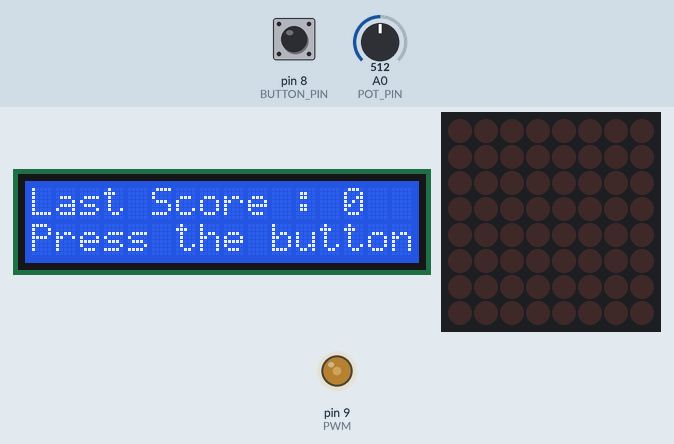
The sketch below on a simulated Arduino Uno, built with avr-gcc and run on an emulated ATmega328P. Shown: 16×2 character LCD, 8×8 LED matrix, output pins drawn as LEDs (lit = HIGH). The inputs (shaded band) are chosen by the test bench; at power-on: pin 8 (BUTTON_PIN) LOW, A0 (POT_PIN) = 512. Random numbers use the default seed unless the sketch sets one.

Above: at 1.2 s.
1.3 s: pin 8 (BUTTON_PIN) pulled HIGH for 0.15 s
At 1.6 s:
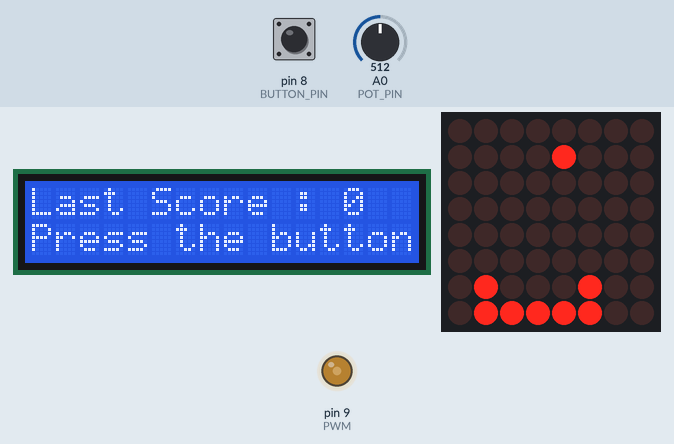
4.4 s: A0 (POT_PIN) set to 274
7.4 s: A0 (POT_PIN) set to 242
At 9.1 s:
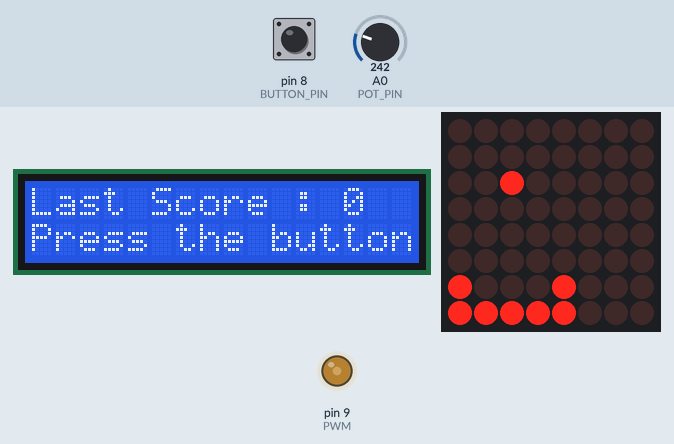
10.4 s: A0 (POT_PIN) set to 716
At 13.1 s:
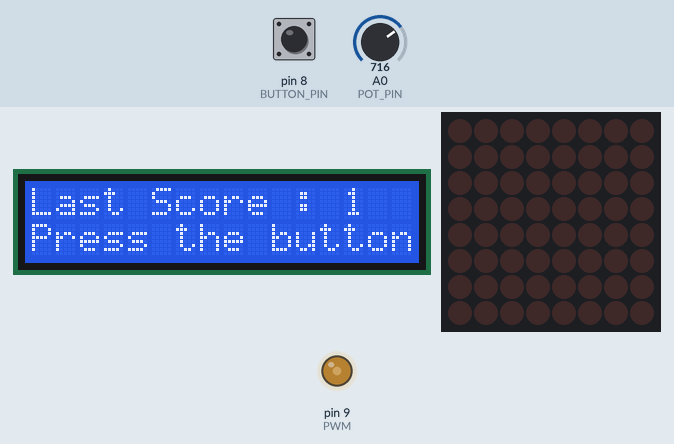
13.4 s: pin 8 (BUTTON_PIN) pulled HIGH for 1 s
At 14.2 s:
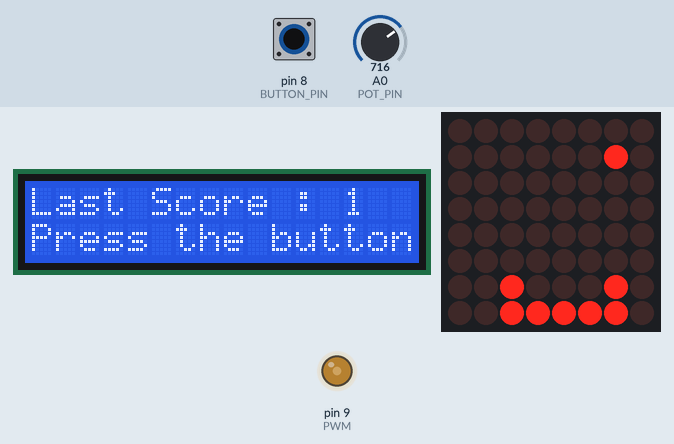
17.4 s: pin 8 (BUTTON_PIN) pulled HIGH for 3.2 s
At 19.2 s:
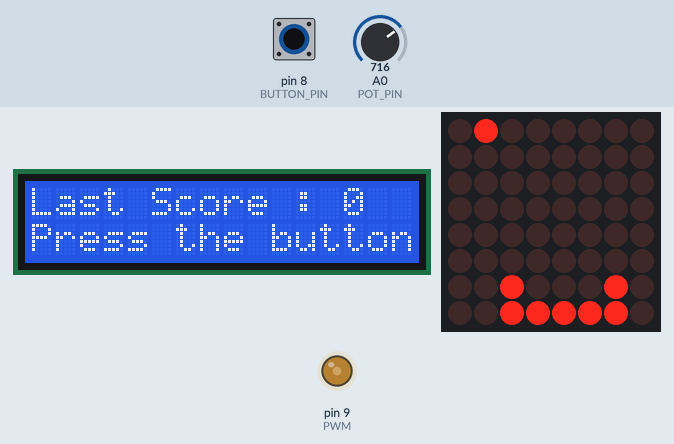
Timing chart, 0 to 20.7 s (numbered marks = the images above; inputs shaded):
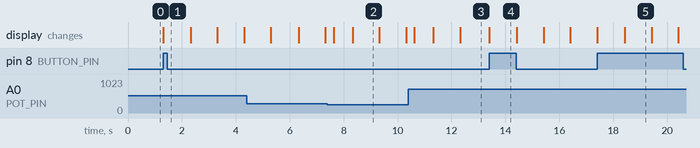

Measured:
- the behaviour switches between 257 and 256 on A0 (POT_PIN) (found by bisection; images 1 and 2)
- after the input at 1.3 s, the display: changes at once (image 1)
- after the input at 13.4 s, the display: changes at once (image 4)
- what the display in image 2 shows lasts 1.0 s, from 8.3 s to 9.3 s

The sketch:

Tema_Matrice.ino
```cpp
#include "LedControl.h" //  need the library
#include <LiquidCrystal.h>
#include <time.h>
#include <EEPROM.h>

#define CLK_PIN 11
#define MAX7219_1 12
#define LOAD_PIN 10
#define NR_DRIVER 1
#define POT_PIN A0
#define BUTTON_PIN 8
#define INITIAL_BOARDLENGHT 4
#define LIMIT_LINE 6
#define START_INDEX 0
#define SCREEN_DIMENSION 9
#define SPEED_INCREASE_NUMBER 5
#define LENGHT_DECREASE_NUMBER 10
#define MARGIN 8
#define START 0
#define SPEED_STEP 100

#define RS 2
#define E 3
#define D4 4
#define D5 5
#define D6 6
#define D7 7
#define PWM 9

LiquidCrystal lcd (RS,E,D4,D5,D6,D7);
LedControl lc = LedControl( MAX7219_1, CLK_PIN, LOAD_PIN , NR_DRIVER ); //DIN, CLK, LOAD, No. DRIVER

// pin 12 is connected to the MAX7219 pin 1
// pin 11 is connected to the CLK pin 13
// pin 10 is connected to LOAD pin 12
// 1 as we are only using 1 MAX7219

 int ballLine, ballColumn;
 int highScore;
 int playerPosition;
 int boardLenght; // the lenght of the catch block, automatically gets shorter every 10 points
 int score;
 long long lastMove;
 int playScreen [SCREEN_DIMENSION][SCREEN_DIMENSION];
 int SPEED;


 bool startScreen;
 bool firstTime;
void setup()
{
  // the zero refers to the MAX7219 number, it is zero for 1 chip

  lc.shutdown(0, false); // turn off power saving, enables display
  lc.setIntensity(0, 2); // sets brightness (0~15 possible values)
  lc.clearDisplay(0);// clear screen
  pinMode(BUTTON_PIN, INPUT);

  ballLine = playerPosition = score = 0;
  srand( time(NULL) );
  ballColumn = rand() % LIMIT_LINE + 1;

  SPEED = 1000;
  for (int i = START; i < SCREEN_DIMENSION; i++)
  for (int j = START; j < SCREEN_DIMENSION; j++)
   playScreen[i][j] = 0;


   pinMode(PWM, OUTPUT);
   analogWrite(PWM, 95);

   lcd.begin (16, 2) ;
   lcd.clear();
   lcd.setCursor(0, 0);

  boardLenght = INITIAL_BOARDLENGHT;
  startScreen = true;
  firstTime = true;
  highScore = EEPROM.read(START_INDEX);
}


void reviveBall ()
   {
      ballLine = 0;
      ballColumn = rand() % LIMIT_LINE + 1;
   }

void ballCatched ()
   {
      score++;
      if (score % SPEED_INCREASE_NUMBER == 0) SPEED -= SPEED_STEP;
      if (score % LENGHT_DECREASE_NUMBER == 0) boardLenght--;
      reviveBall();

    }

void moveBall()
   {
        ballLine++;
   }


void endGame()
  {
    if (score > highScore )
    {
      highScore = score;
      EEPROM.write (0, score);
    }
    lc.clearDisplay(0);

    startScreen = true;
    initialiseScreenAndValues();

  }

void setPlayerOnMap (int playerPosition)
  {
    playScreen[LIMIT_LINE][playerPosition + boardLenght] = playScreen[LIMIT_LINE][playerPosition] = 1; //setez marginile cutiei
    int i;
    for (i = playerPosition; i <= playerPosition + boardLenght; i++)
    playScreen[LIMIT_LINE+1][i] = 1; //setez fundul cutiei
   }

void setPlayerPosition()
  {
    int sensorValue = analogRead(POT_PIN);
    playerPosition = map (sensorValue, 0, 1025, 0, MARGIN-boardLenght);

  }

void clearMap()
  {
    for (int i = START; i < MARGIN; i++)
    for (int j = START; j < MARGIN; j++)
    playScreen[i][j] = 0;
  }

void initialiseScreenAndValues ()
  {
    clearMap();
    lc.clearDisplay(0);
    reviveBall();
    boardLenght = INITIAL_BOARDLENGHT;
  }

void loop()
  {
    if (startScreen == true)
      {
        if (firstTime == true)
        {
          lc.clearDisplay(0);
          lcd.setCursor(0,0);
          lcd.print((String)"Last Score : " + score);
          lcd.setCursor(0,1);
          lcd.print("Press the button to continue");
          firstTime = false;
        }
        if (digitalRead(BUTTON_PIN) == HIGH) //if the reset button is pressed, the game starts
        {
          initialiseScreenAndValues();
          startScreen = false;
          firstTime = true;
          score = 0;
        }

      }
    else
      {
        clearMap();
        setPlayerPosition(); // maps the input to the x-axis coordonates
        setPlayerOnMap(playerPosition); // implements the logic for the crate based on the playerposition

        if (millis() - lastMove >= SPEED)
        {
           // speed sets up the time when the ball is droping 1 unit. Accelerates every 5  points
          lastMove = millis();

          moveBall();
          if (ballLine == LIMIT_LINE && (ballColumn > playerPosition && ballColumn < playerPosition + boardLenght))
              ballCatched();
          else if (ballLine >= LIMIT_LINE) endGame();
        }
        playScreen[ballLine][ballColumn] = 1;
        draw();
      }
  }

void printByte (byte character [])
    {
      int i;
      for (i = START; i < MARGIN; i++)
        {
          lc.setRow(0, i, character[i]);
        }
    }


void draw ()
    {
      lc.clearDisplay(0);
    for (int row = START; row < MARGIN; row++)
      for (int col = START; col < MARGIN; col++)
         if (playScreen[col][row] == 1)
            lc.setLed(0, col, row, true);
    }
```
